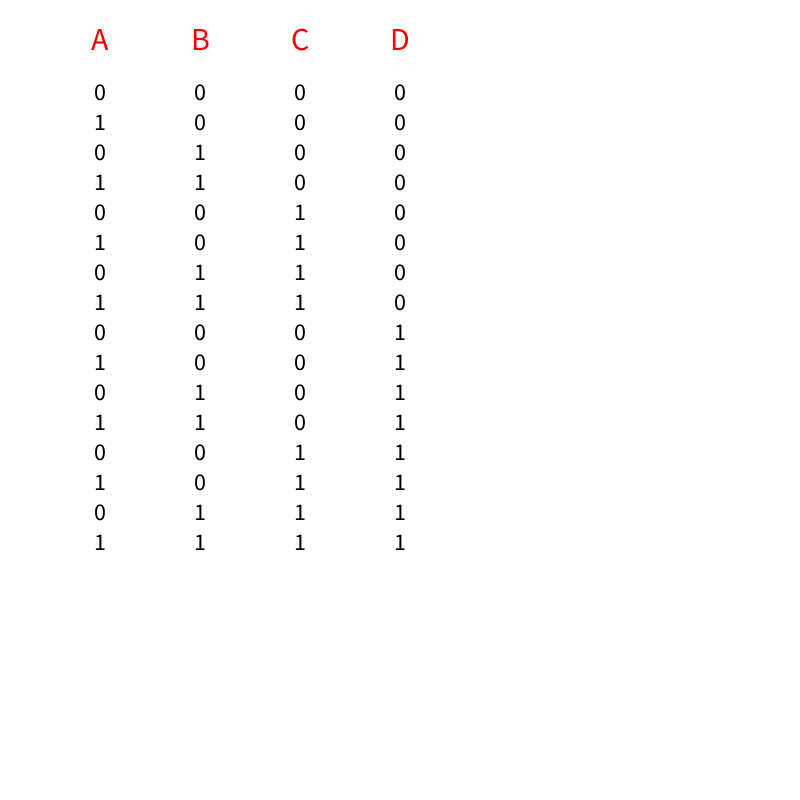
Frame 1 (no input)
Frame 60 (the mouse pressed at the canvas centre just before this capture): identical to frame 1, image omitted
Frame 120 (the mouse held since frame 60 and released just before this capture): identical to frame 1, image omitted

The Processing sketch that drew this single still picture (run headless with seeded random() and noise(); from frame 60 on, the mouse is pressed at the canvas centre):

// Processing sketch: tableTrue
// ── tableTrue.pde


char[] inputs = {'A', 'B', 'C', 'D', 'E', 'F'};

int numInputs = 4;
int numRows;

int [][] tt;

int[] f;


void setup(){
  
  size(800,800);
  
  numRows = (int) Math.pow(2, numInputs);
  tt = new int [numInputs][numRows];
  
  for(int i=0; i<numInputs; i++){
    int v = 0;
    for(int j=0; j<numRows; j++){
      tt[i][j] = (v%2==0)? 0 : 1;
      if(i==0 && j%1==0){
        v++;
      }
      else if(i==1 && j%2==1){
        v++;
      }
      else if(i==2 && j%4==3){
        v++;
      }
      else if(i==3 && j%8==7){
        v++;
      }
    }
  }
  
  printArray(tt[1]);
}


void draw(){
  
  background(255);
  textAlign(CENTER);
  
  for(int i=0; i<numInputs; i++){
    fill(255,0,0); textSize(32);
    text(inputs[i], 100 + i*100, 50);
    for(int j=0; j<numRows; j++){
      fill(0); textSize(24);
      text(tt[i][j], 100 + i* 100, 100 + j*30);
    }
  }
  
}
